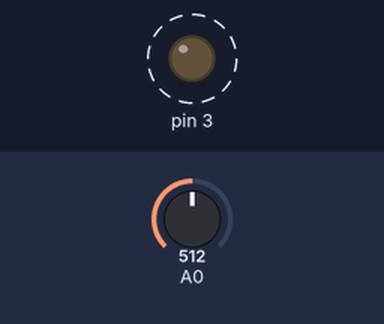
This sketch was run on a simulated Arduino Uno, built with avr-gcc and run on an emulated ATmega328P. Shown: output pins drawn as LEDs (lit = HIGH). Dashed ring = blinking. The inputs (shaded band) are chosen by the test bench; at power-on: A0 = 512. What the sketch prints to the serial monitor is not drawn.

Above: at 0.5 s.
Timing chart, 0 to 4.6 s (numbered marks = the images above):
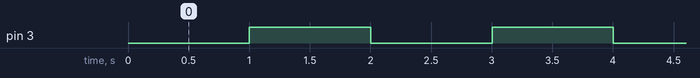

The sketch:

sketch_oct08a.ino
```cpp
void setup() {
  Serial.begin ( 115200 ) ;
  pinMode ( 3, OUTPUT );
}

bool high = true ;

void loop() {
  double val = analogRead ( 0 )*5.0 / 1023.0 ;
  Serial.print ( "v = " ) ;
  if ( high ) {
    Serial.print ( "(h) " ) ;
  }
  else {
    Serial.print ( "(l) " ) ;
  }
  Serial.println ( val ) ;
  if ( high ) {
    //analogWrite ( 3, 125 ) ;
  }
  else {
    //analogWrite ( 3, 125 ) ;
  }
  high = !high ;
  digitalWrite ( 3, high ) ;
  delay ( 1000 ) ;
  //float in = analogRead ( 0 )*5.0/1023.0 ;
  //Serial.println ( in ) ;
  /*
  digitalWrite ( 3, high ) ;
  */
}
```

Measured:
- by itself, pin 3: alternates HIGH for 1.0 s and LOW for 1.0 s
